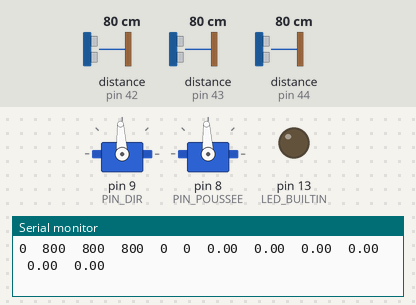
A sketch run on a simulated Arduino Uno, built with avr-gcc and run on an emulated ATmega328P. Parts: 2 × servo, output pins drawn as LEDs (lit = HIGH), the last lines printed to the serial monitor. Inputs (shaded band) come from the test bench; at power-on: distance to the obstacle (sensors on pin 42, pin 43, pin 44) 80 cm.

Above: at 2.2 s.
2.3 s: distance to the obstacle (sensor on pin 42) set to 22 cm
3.8 s: distance to the obstacle (sensor on pin 42) set to 18 cm
At 4.9 s:
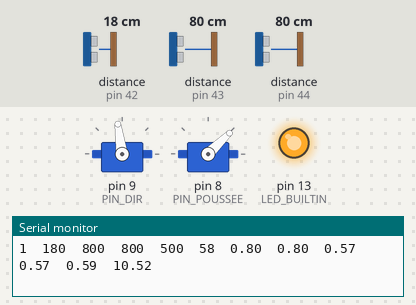
5.5 s: distance to the obstacle (sensor on pin 43) set to 2 cm
At 6.5 s:
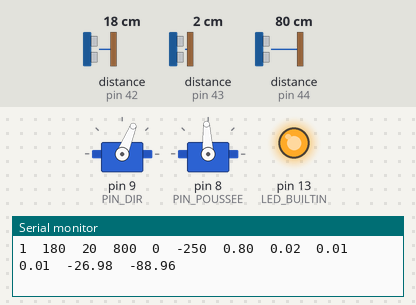
7.0 s: distance to the obstacle (sensor on pin 43) set to 18 cm
At 8.1 s:
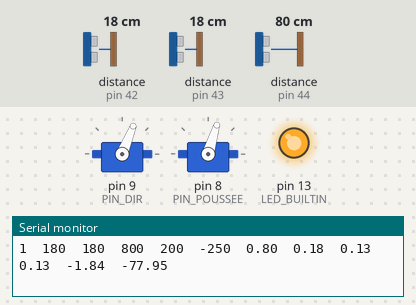
8.5 s: distance to the obstacle (sensor on pin 44) set to 2 cm
At 9.6 s:
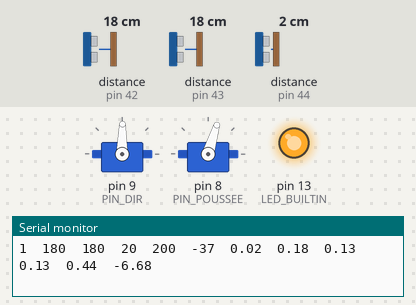
10.0 s: distance to the obstacle (sensor on pin 43) set to 11 cm
At 11.2 s:
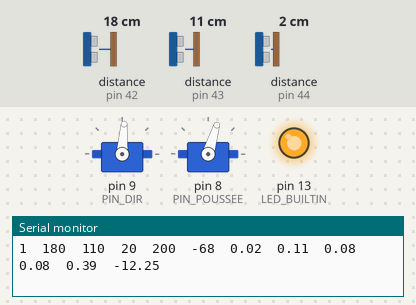
11.5 s: distance to the obstacle (sensor on pin 43) set to 8 cm
Timing chart, 0 to 15.5 s (numbered marks = the images above; inputs shaded):
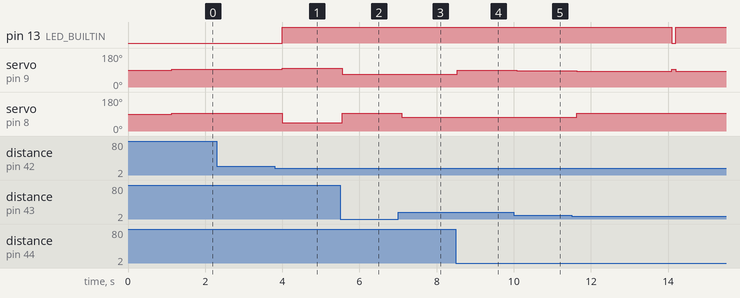

Measured:
- the behaviour switches between 20 and 19 cm on distance to the obstacle (sensor on pin 42) (found by bisection; images 0 and 1)
- after the input at 3.8 s, pin 13 (LED_BUILTIN): LOW → HIGH after 0.20 s; servo on pin 9 (PIN_DIR): 93° → 98° after 0.20 s; servo on pin 8 (PIN_POUSSEE): 93° → 44° after 0.20 s
- after the input at 5.5 s, servo on pin 9 (PIN_DIR): 98° → 68° after 0.05 s; servo on pin 8 (PIN_POUSSEE): 44° → 93° after 0.05 s
- after the input at 7.0 s, servo on pin 8 (PIN_POUSSEE): 93° → 73° after 0.09 s
- after the input at 8.5 s, servo on pin 9 (PIN_DIR): 68° → 89° at once
- after the input at 10.0 s, servo on pin 9 (PIN_DIR): 89° → 86° after 0.08 s

The sketch:

robot.ino
```cpp
/*
  Xiao Pinout Diagram
Devon White
                    ____|       |____
                   |    |       |    |
          libre|D0 |o   | -- -- |   o|  5V
      xshutHAUT|D1 |o   |_[]_[]_|   o| GND
    xshutDEVANT|D2 |o  ___________  o| 3V3
      xshutCOTE|D3 |o |\()/ seeed | o| D10|libre
            SDA|D4 |o |   Model:  | o|  D9|servo direction
            SCL|D5 |o |XIAO-SAMD21| o|  D8|servo poussee
             TX|D6 |o |___________| o|  D7|RX
                   |_________________|
*/
#include <Servo.h>
#include <Wire.h>
#include <VL53L1X.h>
#define PIN_DIR       9
#define PIN_POUSSEE   8
Servo steering;
Servo thrust;

#define XSHUTHAUT     1
#define XSHUTDEVANT   2
#define XSHUTCOTE     3
VL53L1X laserHaut;
VL53L1X laserDevant;
VL53L1X laserCote;


long t,t0;
int dt = 20;
int thr,steer,led;
int state = 0;
int LHaut;
int LDevant;
int LCote;

float D,A,L1,L2,L3,L4,beta,Pmur;

void setup() {
  // INITIALISATION
  Serial.begin(115200);
  pinMode(LED_BUILTIN, OUTPUT);
  steering.attach(PIN_DIR);
  thrust.attach(PIN_POUSSEE);

  // on eteint tout
  pinMode(XSHUTHAUT, OUTPUT);
  digitalWrite(XSHUTHAUT, LOW);
  pinMode(XSHUTDEVANT, OUTPUT);
  digitalWrite(XSHUTDEVANT, LOW);
  pinMode(XSHUTCOTE, OUTPUT);
  digitalWrite(XSHUTCOTE, LOW);

  // port I2C
  Wire.begin();
  Wire.setClock(400000); // use 400 kHz I2C

  pinMode(XSHUTHAUT, INPUT);
  delay(10);
  laserHaut.setTimeout(0);
  laserHaut.init();
  laserHaut.setAddress(0x2A + 0);
  laserHaut.setDistanceMode(VL53L1X::Medium);
  laserHaut.setMeasurementTimingBudget(20000);
  laserHaut.startContinuous(20);

  pinMode(XSHUTDEVANT, INPUT);
  delay(10);
  laserDevant.setTimeout(0);
  laserDevant.init();
  laserDevant.setAddress(0x2A + 1);
  laserDevant.setDistanceMode(VL53L1X::Medium);
  laserDevant.setMeasurementTimingBudget(20000);
  laserDevant.startContinuous(20);

  pinMode(XSHUTCOTE, INPUT);
  delay(10);
  laserCote.setTimeout(0);
  laserCote.init();
  laserCote.setAddress(0x2A + 2);
  laserCote.setDistanceMode(VL53L1X::Medium);
  laserCote.setMeasurementTimingBudget(20000);
  laserCote.startContinuous(20);

  delay(1000);
  t0=millis();

}

void loop() {
  /**********************************/
  // CAPTEURS
  /**********************************/
  t = millis();

  LHaut = laserHaut.read();
  LDevant = laserDevant.read();
  LCote = laserCote.read();

  /**********************************/
  // MACHINE A ETAT
  /**********************************/
  if(state == 0){ // etat d'attente au depart
    led = 0;
    steer=0;
    thr=0;
    if(LHaut<200){
      t0=t;
      state=1;
    }
  }else if(state==1){
    led=1;

    // loi 1
    //steer=1*(LCote-300);

    // loi 2
    D = 0.5;
    A = 0.5;
    L1 = LCote/1000.0;
    L2 = LDevant/1000.0;
    L3 = L2*cos(M_PI/4);
    L4 = L2*sin(M_PI/4);
    Pmur = L1+(L3-L1)*A/L4;
    beta = atan((Pmur-D)/A);

    steer=(int)(1000*beta/M_PI);

    if(LDevant<100){
      thr=0;
    }else if(LDevant<200){
      thr=200;
    }else if(LDevant<300){
      thr=500;
    }else{
      thr=500;
    }
    if(t>t0+10000){
      t0=t;
      state=0;
    }
  }
  /**********************************/
  // CALCULS
  /**********************************/

  /**********************************/
  // ACTIONNEURS
  /**********************************/
  // la LED
  digitalWrite(LED_BUILTIN, led);   // turn the LED on (HIGH is the voltage level)

  // les servos
  //250 -> 45deg vers la gauche
  if(steer>250){
    steer=250;
  }else if(steer<-250){
    steer=-250;
  }
  if(thr>1000){
    thr=1000;
  }else if(thr<-1000){
    thr=-1000;
  }
  steering.writeMicroseconds(1500+steer);
  thrust.writeMicroseconds(1500-thr);

  // le serial
  Serial.print(state);
  Serial.print('\t');
  Serial.print(LHaut);
  Serial.print('\t');
  Serial.print(LDevant);
  Serial.print('\t');
  Serial.print(LCote);
  Serial.print('\t');
  Serial.print(thr);
  Serial.print('\t');
  Serial.print(steer);
  Serial.print('\t');
  Serial.print(L1);
  Serial.print('\t');
  Serial.print(L2);
  Serial.print('\t');
  Serial.print(L3);
  Serial.print('\t');
  Serial.print(L4);
  Serial.print('\t');
  Serial.print(Pmur);
  Serial.print('\t');
  Serial.print(beta*180/M_PI);
  Serial.print('\t');
  Serial.println('\t');

  while(millis()<t+dt){
    delay(1);
  }

}
```
